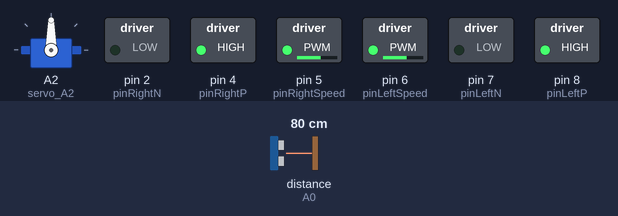
This sketch was run on a simulated Arduino Uno, built with avr-gcc and run on an emulated ATmega328P. Parts: servo, switched loads named in the sketch (green lamp = pin HIGH). Wiring (inferred from the names in the program): ultrasonic range finder: trigger A1; echo A0. The test bench sets the inputs (shaded band); at power-on: distance to the obstacle (sensor on A0) 80 cm. The echo pulse lasts 58.3 µs per cm; pins used as bus, display or sensor lines are not drawn.

Above: at 1.2 s.
1.3 s: distance to the obstacle (sensor on A0) set to 22 cm
2.8 s: distance to the obstacle (sensor on A0) set to 18 cm
At 3.4 s:
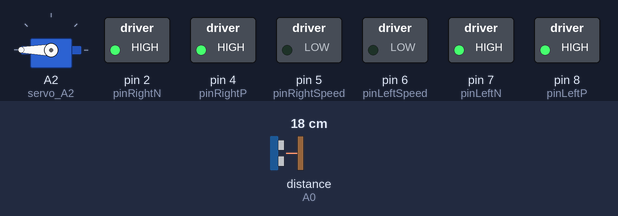
5.8 s: distance to the obstacle (sensor on A0) set to 35 cm
At 6.5 s:
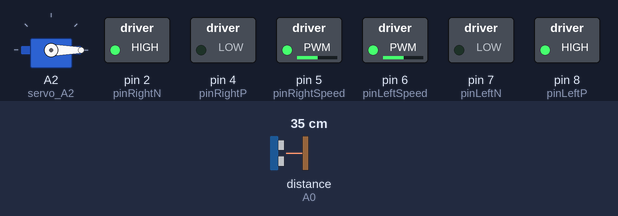
8.1 s: distance to the obstacle (sensor on A0) set to 2 cm
At 9.3 s:
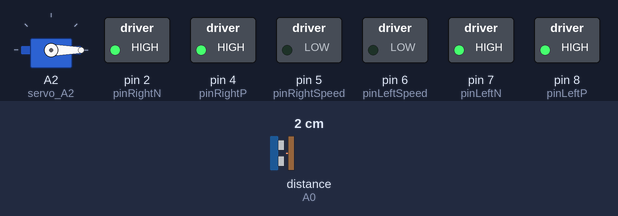
11.1 s: distance to the obstacle (sensor on A0) set to 60 cm
At 13.4 s:
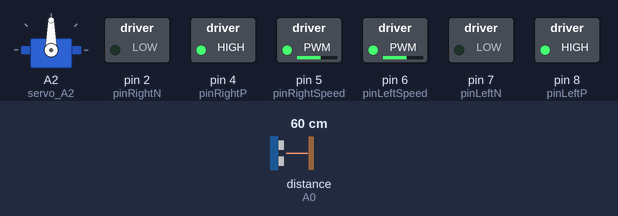
Timing chart, 0 to 14.4 s (numbered marks = the images above; inputs shaded):
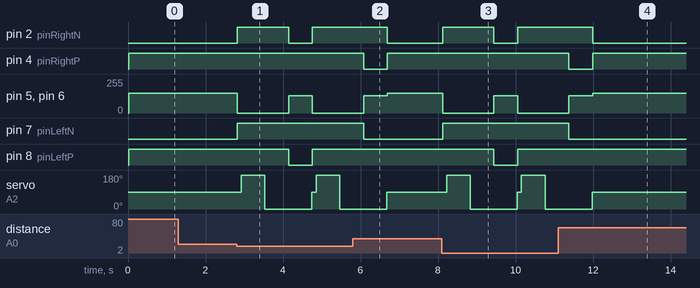

Measured:
- the behaviour switches between 20 and 19 cm on distance to the obstacle (sensor on A0) (found by bisection; images 0 and 1)
- after the input at 1.3 s, every drawn part: stays the same
- after the input at 2.8 s, pin 2 (pinRightN): LOW → HIGH at once, → LOW 1.3 s later, → HIGH 0.61 s later; pin 5 (pinRightSpeed): 150/255 → 0/255 at once, → 130/255 1.3 s later, → 0/255 0.61 s later
- after the input at 5.8 s, pin 4 (pinRightP): HIGH → LOW after 0.28 s, → HIGH 0.61 s later; pin 7 (pinLeftN): HIGH → LOW after 0.28 s; pin 8 (pinLeftP): stays HIGH (without the input it goes to LOW after 0.28 s); servo on A2 (servo_A2): goes on until 6.7 s, then stays 90°
- after the input at 8.1 s, pin 2 (pinRightN): LOW → HIGH at once, → LOW 1.3 s later, → HIGH 0.61 s later; pin 5 (pinRightSpeed): 150/255 → 0/255 at once, → 130/255 1.3 s later, → 0/255 0.61 s later
- after the input at 11.1 s, pin 4 (pinRightP): HIGH → LOW after 0.28 s, → HIGH 0.61 s later; pin 7 (pinLeftN): HIGH → LOW after 0.28 s; pin 8 (pinLeftP): stops changing and stays HIGH; servo on A2 (servo_A2): goes on until 12.0 s, then stays 90°

The sketch:

3-Obstacles.ino
```cpp
#include <Servo.h>

Servo servo_A2;

int pinTrigger = A1;
int pinEcho = A0;

float Left_Distance = 0;
float Right_Distance = 0;
float Front_Distance = 0;

// Pin definitions for motor control
int pinRightN = 2;
int pinRightP = 4;
int pinLeftN = 7;
int pinLeftP = 8;
int pinRightSpeed = 5;
int pinLeftSpeed = 6;


void driveForward(int car_speed)
{
  digitalWrite(pinRightN, LOW);
  digitalWrite(pinRightP, HIGH);
  digitalWrite(pinLeftN, LOW);
  digitalWrite(pinLeftP, HIGH);
  analogWrite(pinRightSpeed, car_speed);
  analogWrite(pinLeftSpeed, car_speed);
}

void driveBackward(int car_speed)
{
  digitalWrite(pinRightN, HIGH);
  digitalWrite(pinRightP, LOW);
  digitalWrite(pinLeftN, HIGH);
  digitalWrite(pinLeftP, LOW);
  analogWrite(pinRightSpeed, car_speed);
  analogWrite(pinLeftSpeed, car_speed);
}

void driveLeft(int car_speed)
{
  digitalWrite(pinRightN, LOW);
  digitalWrite(pinRightP, HIGH);
  digitalWrite(pinLeftN, HIGH);
  digitalWrite(pinLeftP, LOW);
  analogWrite(pinRightSpeed, car_speed);
  analogWrite(pinLeftSpeed, car_speed);
}

void driveRight(int car_speed)
{
  digitalWrite(pinRightN, HIGH);
  digitalWrite(pinRightP, LOW);
  digitalWrite(pinLeftN, LOW);
  digitalWrite(pinLeftP, HIGH);
  analogWrite(pinRightSpeed, car_speed);
  analogWrite(pinLeftSpeed, car_speed);
}

void STOP()
{
  digitalWrite(pinRightN, HIGH);
  digitalWrite(pinRightP, HIGH);
  digitalWrite(pinLeftN, HIGH);
  digitalWrite(pinLeftP, HIGH);
  analogWrite(pinRightSpeed, 0);
  analogWrite(pinLeftSpeed, 0);
}

float checkDistance()
{
  digitalWrite(pinTrigger, LOW);
  delayMicroseconds(2);
  digitalWrite(pinTrigger, HIGH);
  delayMicroseconds(10);
  digitalWrite(pinTrigger, LOW);
  float distance = pulseIn(pinEcho, HIGH) / 58.00;
  delay(10);
  return distance;
}

void setup()
{
  pinMode(pinRightN, OUTPUT);
  pinMode(pinRightP, OUTPUT);
  pinMode(pinLeftN, OUTPUT);
  pinMode(pinLeftP, OUTPUT);
  pinMode(pinTrigger, OUTPUT);
  pinMode(pinEcho, INPUT);

  servo_A2.attach(A2);
}

void loop()
{
  // Check for obstacles in front
  servo_A2.write(90);
  float Front_Distance = checkDistance();

  if (0 < Front_Distance && Front_Distance <= 20)
  {
    // Obstacle detected in front, stop the car
    STOP();
    delay(100);

    // Look left and measure nearest distance...
    servo_A2.write(180);
    delay(500);
    Left_Distance = checkDistance();
    delay(100);

    // Look right and measure nearest distance...
    servo_A2.write(0);
    delay(500);
    Right_Distance = checkDistance();
    delay(100);

    // Compare distances and turn accordingly
    if (Right_Distance <= Left_Distance)
    {
      driveLeft(130);
      delay(600);
    }
    else
    {
      driveRight(130);
      delay(600);
    }
  }
  else
  {
    driveForward(150);
  }
}
```
